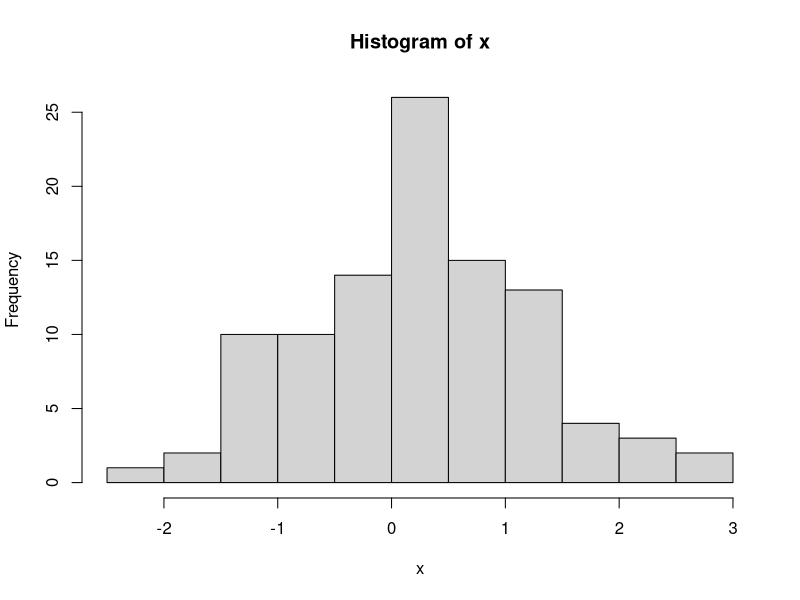
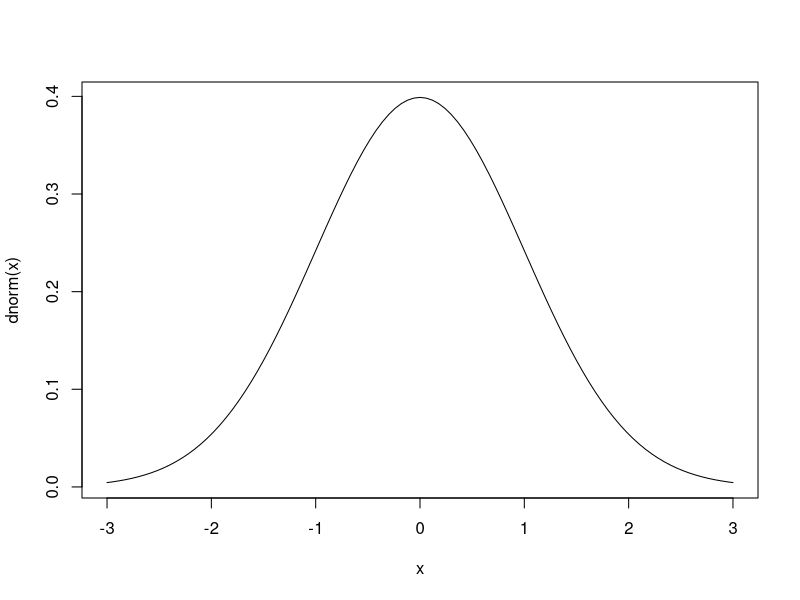
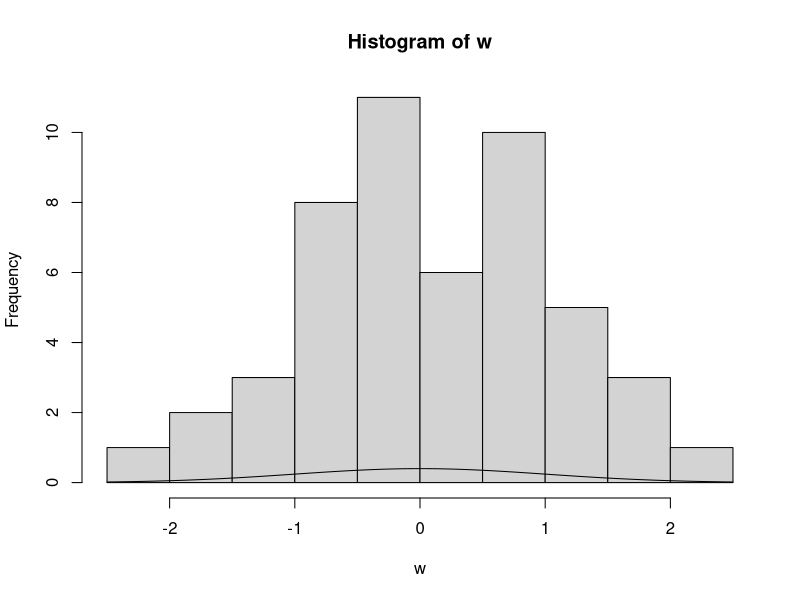
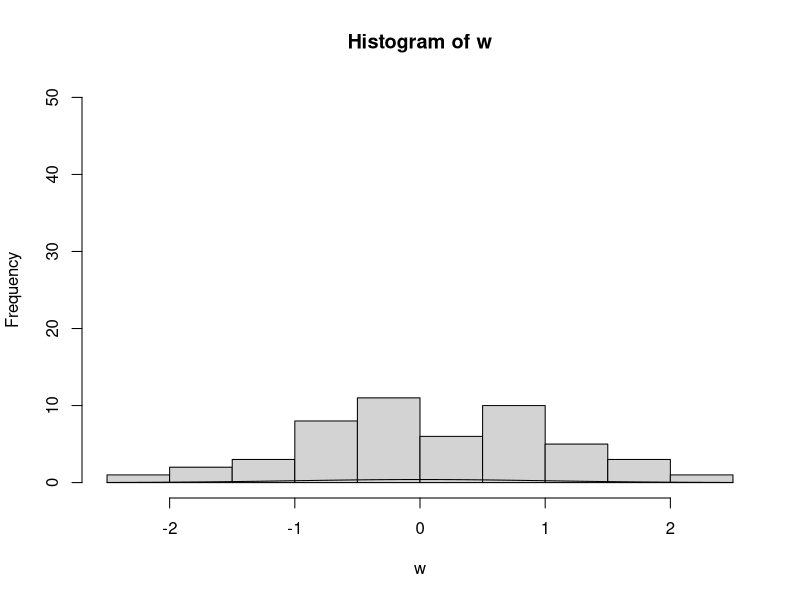
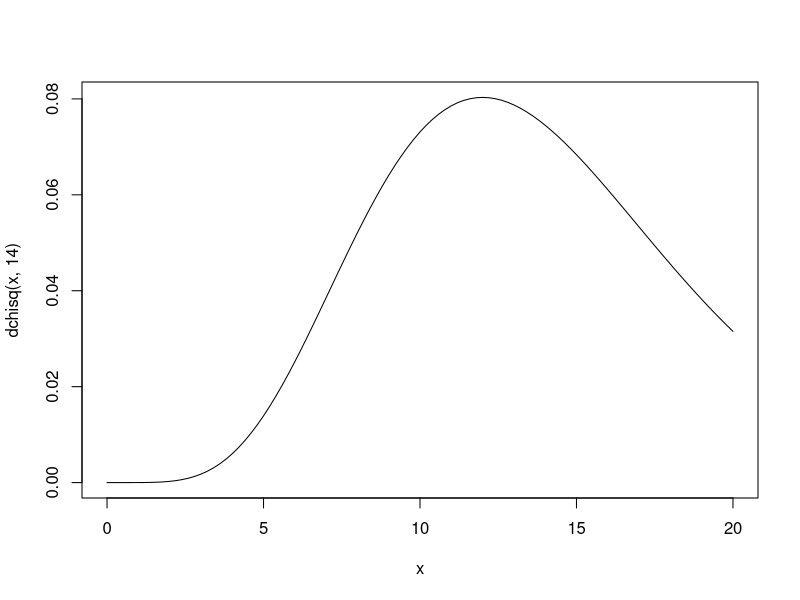
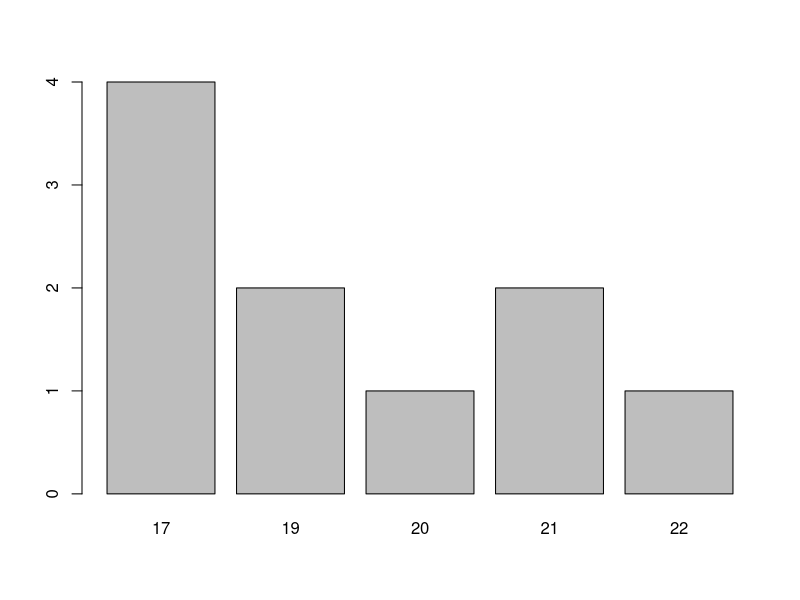
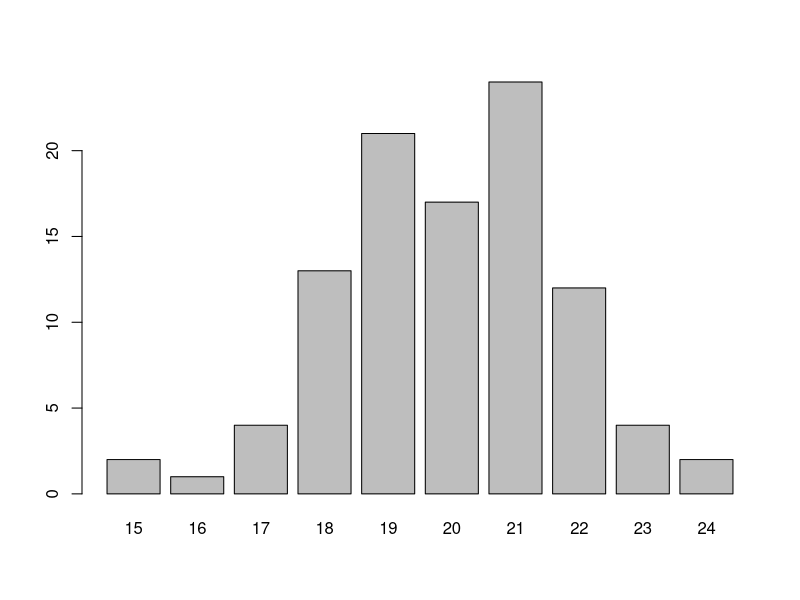

The R script that drew these images, in order:
## ---- chunk 1
# Area under the standard normal density curve to the left of x=1.25.
pnorm(1.25)

# Area under the curve to the left of x=2.8 with a µ=2 and σ = 3.
pnorm(2.8, 2, 3)

# Area under a chi-square distribution with 25 degrees of freedom to the left of x=13.9.
pchisq(13.9, 25)

# Area under an exponential distribution to the right of 4 and λ=10.
1 - pexp(4, 10)

# The same is done here by using the lower.tail parameter.
pexp(4, 10, lower.tail=FALSE)

# Area under a t-distribution to the left of x=3.9 and 7 degrees of freedom.
pt(3.9, 7) # pt(t-value, d.f)
## ---- chunk 2
# Find 25th percentile under the pdf.
qnorm(.25)

# Find the 75th percentile under the pdf where N(2,3).
qnorm(.75, 2,3)

# Find the 97.5 percentile under a t-distribution with 13 degrees of freedom.
qt(.975, 13)
## ---- chunk 3
# Generate 100 random numbers.
rnorm(100)

# Store 100 random numbers in variable x.
x <- rnorm(100)

# Make a histogram of the random numbers.
hist(x)

# Generate 10 random numbers from a chi-square distribution with 23 degrees of freedom.
rchisq(10, 23)
## ---- chunk 4
# Plot the PDF for N(0,1) between -3 and 3 (there was a typo in the PDF making it -3 to -3, graphing nothing).
curve(dnorm(x), from = -3, to = 3)

# Generate 50 random values.
w <- rnorm(50) # random sample from N(0,1)

# Create a scaled histogram.
hist(w, freq = TRUE) # scale to area 1

# Plot x with a normal density.
curve(dnorm(x), add = TRUE) # impose normal density

# Create a histogram with a widened y-axis range.
hist(w, freq = TRUE, ylim = c(0, 50)) # widen y-axis range
curve(dnorm(x), add=TRUE)

# Plot the pdf of a chi-square distribution with 14 degrees of freedom.
curve(dchisq(x, 14), from = 0, to = 20)
## ---- chunk 5
# A biased coin with a 0.8 probability of landing on heads 5 times out of 16 tosses.
dbinom(5,16, .8)

# This should be equivalent to the previous solution.
choose(16,5)*.8^5*.2^11

# The probability of getting at most 5 heads in 16 tosses with the same biased coin.
pbinom(5,16,.8)

# This should be equivalent to the previous solution.
dbinom(0,16,.8)+dbinom(1,16,.8)+dbinom(2,16,.8)+dbinom(3,16,.8)+dbinom(4,16,.8)+dbinom(5,16,.8)

# The 25th percentile.
qbinom(.25,16,.8)

# Here we prove our solution works.
pbinom(11, 16, .8)
pbinom(12, 16, .8)
## ---- chunk 6
# The probability of getting the first head on the fourth toss.
dgeom(3,.8)

# The probability of getting heads on one of the first four tosses.
pgeom(3,.8)
## ---- chunk 7
# A Poisson distribution used to determine the probability of California experiencing three earthquates in a given year against an average of 5 each year. 
dpois(3,5)

# This should provide the same solution.
5^3*exp(-5)/(3*2)
## ---- chunk 8
# This code simulates 25 flips of a biased coin where P(Head) = 0.8 or 80%.
# The output is the total count of heads (or successes) in those 25 flips.
rbinom(1,25,.8)

# This value seeds the pseudo-random number generator in R. It is optional.
# Anyone using the same seed value will generate identical "random" values.
set.seed(0)

# This code simulates 25 flips of a biased coin where P(Head) = 0.8 or 80%.
# The experiment is repeated 10 times; output is the total number of heads.
# There will be a total of ten values, one for each repetition of 25 flips.
# Those ten values will be stored in a vector called "heads".
heads <- rbinom(10, 25, .8)

# This code prints out the values in the vector heads.
heads

# This code creates a frequency table of the values in the vector heads.  
table(heads)

# This code creates a bar chart of the values in the vector heads.
barplot(table(heads))

# This code simulates 25 flips of a biased coin where P(Head) = 0.8 or 80%.
# The experiment is repeated 100 times; output is the total number of heads.
# There will be a total of 100 values, one for each repetition of 25 flips.
# Those 100 values will be stored in a vector called "heads2".
heads2 <- rbinom(100, 25, .8)

# This code prints out the values in the vector heads2.
heads2

# This code creates a frequency table of the values in the vector heads2. 
table(heads2)

# This code creates a bar chart of the values in the vector heads.
barplot(table(heads2))
